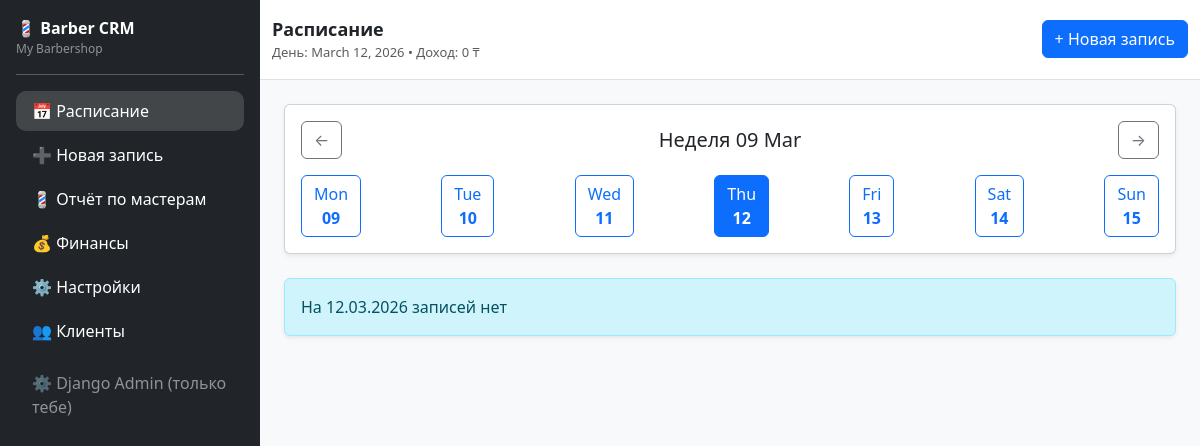
The page /today/ (signed in) on the database as committed earlier.
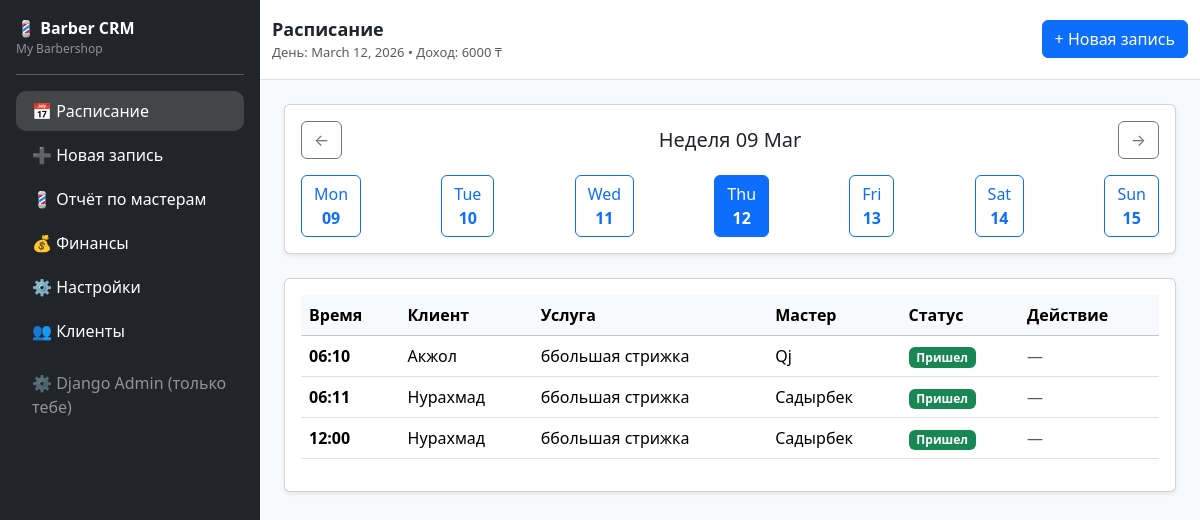
The same page on the database as committed later.
### core/models.py (models this page shows, shortened)
class TimestampedModel(models.Model):
    created_at = models.DateTimeField(auto_now_add=True)
    updated_at = models.DateTimeField(auto_now=True)
    class Meta:
        abstract = True

class Shop(TimestampedModel):
    owner = models.OneToOneField(
        User,
        on_delete=models.CASCADE,
        related_name="shop"
    )
    name = models.CharField(max_length=120)
    city = models.CharField(max_length=80, blank=True)
    phone = models.CharField(max_length=30, blank=True)

class Appointment(TimestampedModel):
    class Status(models.TextChoices):
        BOOKED = "BOOKED", "Записан"
        CONFIRMED = "CONFIRMED", "Подтвержден"
        DONE = "DONE", "Пришел"
        CANCELED = "CANCELED", "Отмена"
        NO_SHOW = "NO_SHOW", "Не пришёл"
    shop = models.ForeignKey(
        Shop,
        on_delete=models.CASCADE,
        related_name="appointments"
    )
    client = models.ForeignKey(
        Client,
        on_delete=models.PROTECT,
        related_name="appointments"
    )
    barber = models.ForeignKey(
        Barber,
        on_delete=models.PROTECT,
        related_name="appointments"
    )
    service = models.ForeignKey(
        Service,
        on_delete=models.PROTECT,
        related_name="appointments"
    )
    start_at = models.DateTimeField()
    end_at = models.DateTimeField(editable=False)
    status = models.CharField(
        max_length=20,
        choices=Status.choices,
        default=Status.BOOKED
    )
    comment = models.CharField(max_length=255, blank=True)

class Client(TimestampedModel):
    shop = models.ForeignKey(
        Shop,
        on_delete=models.CASCADE,
        related_name="clients"
    )
    name = models.CharField(max_length=120)
    phone = models.CharField(max_length=30, blank=True)
    instagram = models.CharField(max_length=80, blank=True)
    notes = models.TextField(blank=True)

class Service(TimestampedModel):
    shop = models.ForeignKey(
        Shop,
        on_delete=models.CASCADE,
        related_name="services"
    )
    name = models.CharField(max_length=120)
    duration_min = models.PositiveSmallIntegerField(default=60)
    price_kzt = models.PositiveIntegerField(default=0)
    is_active = models.BooleanField(default=True)

class Barber(TimestampedModel):
    shop = models.ForeignKey(
        Shop,
        on_delete=models.CASCADE,
        related_name="barbers"
    )
    name = models.CharField(max_length=120)
    phone = models.CharField(max_length=30, blank=True)
    is_active = models.BooleanField(default=True)
    commission_percent = models.PositiveSmallIntegerField(default=50)

### core/views.py (the view)
# urls.py: path("today/", today_schedule, name="today_schedule"),
@login_required
def today_schedule(request):
    shop = request.user.shop
    date_str = request.GET.get("date")
    if date_str:
        day = parse_date(date_str)
    else:
        day = timezone.localdate()
    week_start = day - timedelta(days=day.weekday())
    week_days = [
        week_start + timedelta(days=i)
        for i in range(7)
    ]
    appointments = (
        Appointment.objects
        .filter(shop=shop, start_at__date=day)
        .select_related("client", "barber", "service")
        .order_by("start_at")
    )
    revenue = (
        Payment.objects.filter(
            appointment__shop=shop,
            appointment__start_at__date=day,
            is_paid=True
        )
        .aggregate(total=Sum("amount_kzt"))["total"]
        or 0
    )
    return render(request, "today.html", {
        "appointments": appointments,
        "day": day,
        "week_days": week_days,
        "week_start": week_start,
        "revenue": revenue
    })

### core/context_processors.py (called while the page is built)
def current_shop(request):
    return {"current_shop": Shop.objects.first()}

### core/templates/today.html
{% extends "base.html" %}
{% block page_title %}Расписание{% endblock %}
{% block page_subtitle %}День: {{ day }} • Доход: {{ revenue }} ₸{% endblock %}
{% block content %}
<div class="card shadow-sm mb-4">
    <div class="card-body">
        <div class="d-flex justify-content-between align-items-center mb-3">
            <a href="?date={{ week_start|date:'Y-m-d'|add:'-7 days' }}"
               class="btn btn-outline-secondary">
                ←
            </a>
            <h5 class="m-0">
                Неделя {{ week_start|date:"d M" }}
            </h5>
            <a href="?date={{ week_start|date:'Y-m-d'|add:'7 days' }}"
               class="btn btn-outline-secondary">
                →
            </a>
        </div>
        <div class="d-flex justify-content-between flex-wrap gap-2">
            {% for d in week_days %}
            <a href="?date={{ d|date:'Y-m-d' }}"
               class="btn {% if d == day %}btn-primary{% else %}btn-outline-primary{% endif %}">
                {{ d|date:"D" }}<br>
                <strong>{{ d|date:"d" }}</strong>
            </a>
            {% endfor %}
        </div>
    </div>
</div>
{% if appointments %}
<div class="card shadow-sm">
    <div class="card-body">
        <table class="table align-middle">
            <thead class="table-light">
                <tr>
                    <th>Время</th>
                    <th>Клиент</th>
                    <th>Услуга</th>
                    <th>Мастер</th>
                    <th>Статус</th>
                    <th style="width: 140px;">Действие</th>
                </tr>
            </thead>
            <tbody>
                {% for a in appointments %}
                <tr>
                    <td class="fw-semibold">{{ a.start_at|date:"H:i" }}</td>
                    <td>{{ a.client.name }}</td>
                    <td>{{ a.service.name }}</td>
                    <td>{{ a.barber.name }}</td>
                    <td>
                        {% if a.status == "DONE" %}
                            <span class="badge bg-success">Пришел</span>
                        {% elif a.status == "CANCELED" %}
                            <span class="badge bg-danger">Отмена</span>
                        {% else %}
                            <span class="badge bg-warning text-dark">Записан</span>
                        {% endif %}
                    </td>
                    <td>
                        {% if a.status != "DONE" %}
                            <a href="{% url 'mark_done' a.id %}" class="btn btn-sm btn-outline-success">
                                Пришел
                            </a>
                        {% else %}
                            <span class="text-muted">—</span>
                        {% endif %}
                    </td>
                </tr>
                {% endfor %}
            </tbody>
        </table>
    </div>
</div>
{% else %}
<div class="alert alert-info shadow-sm">
    На {{ day|date:"d.m.Y" }} записей нет
</div>
{% endif %}
{% endblock %}

### core/templates/base.html (shortened to what this page needs)
<!DOCTYPE html>
<html>
<head>
    <link href="https://cdn.jsdelivr.net/npm/bootstrap@5.3.2/dist/css/bootstrap.min.css" rel="stylesheet">
</head>
<body>
<div class="d-flex">
    <div class="bg-dark text-white p-3 sidebar">
        <div class="d-flex align-items-center justify-content-between">
            <div>
                <div class="fw-bold">💈 Barber CRM</div>
                <div class="text-white-50" style="font-size: 12px;">
                    {% if current_shop %}{{ current_shop.name }}{% else %}CRM{% endif %}
                </div>
            </div>
        </div>
        <hr>
        <ul class="nav flex-column gap-1">
            <li class="nav-item">
                <a class="nav-link text-white {% if request.path == '/today/' %}active{% endif %}"
                   href="{% url 'today_schedule' %}">
                    📅 Расписание
                </a>
            </li>
            <li class="nav-item">
                <a class="nav-link text-white {% if request.path == '/create/' %}active{% endif %}"
                   href="{% url 'create_appointment' %}">
                    ➕ Новая запись
                </a>
            </li>
            <li class="nav-item">
                <a class="nav-link text-white {% if request.path == '/barbers/' %}active{% endif %}"
                   href="{% url 'barber_report' %}">
                    💈 Отчёт по мастерам
                </a>
            </li>
            <li class="nav-item">
                <a class="nav-link text-white {% if request.path == '/finance/' %}active{% endif %}"
                   href="{% url 'finance_dashboard' %}">
                    💰 Финансы
                </a>
            </li>
            <li class="nav-item">
                <a class="nav-link text-white {% if '/settings/' in request.path %}active{% endif %}"
                  href="{% url 'settings_dashboard' %}">
                    ⚙ Настройки
                </a>
            </li>
            <li class="nav-item">
                <a class="nav-link text-white {% if '/clients/' in request.path %}active{% endif %}"
                    href="{% url 'clients_list' %}">
                    👥 Клиенты
                </a>
            </li>
            <li class="nav-item mt-2">
                <a class="nav-link text-white-50" href="/admin/">
                    ⚙ Django Admin (только тебе)
                </a>
            </li>
        </ul>
    </div>
    <div class="flex-fill bg-light">
        <div class="bg-white border-bottom">
            <div class="container-fluid py-3 d-flex justify-content-between align-items-center">
                <div>
                    <div class="fw-semibold" style="font-size: 18px;">
                        {% block page_title %}Панель{% endblock %}
                    </div>
                    <div class="text-muted" style="font-size: 13px;">
                        {% block page_subtitle %}{% endblock %}
                    </div>
                </div>
                <div class="d-flex gap-2">
                    <a class="btn btn-primary" href="{% url 'create_appointment' %}">+ Новая запись</a>
                </div>
            </div>
        </div>
        <div class="container-fluid p-4">
            {% block content %}{% endblock %}
        </div>
    </div>
</div>
</body>
</html>

### core/templates/base.html (style rules this page uses)
.sidebar { width: 260px; min-height: 100vh; }
.nav-link.active { background: rgba(255,255,255,.15); border-radius: 10px; }

Rows that differ between the two databases and show on the page:
added Appointment: start_at "06:10", client.name "Акжол", service.name "ббольшая стрижка", barber.name "Qj", status "Пришел"
added Appointment: start_at "06:11", client.name "Нурахмад", service.name "ббольшая стрижка", barber.name "Садырбек", status "Пришел"
added Appointment: start_at "12:00", client.name "Нурахмад", service.name "ббольшая стрижка", barber.name "Садырбек", status "Пришел"
Other text that changed with them:
{{ revenue }}: "0" → "6000"
{{ day|date:"d.m.Y" }}: "12.03.2026" → (not shown)
text no longer shown: "На записей нет"
text now shown: "Время Клиент Услуга Мастер Статус Действие"
